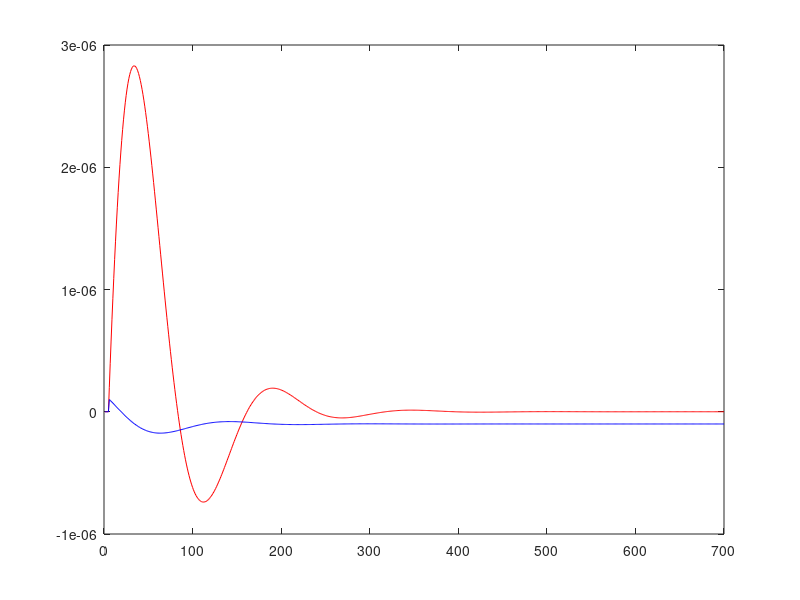

The MATLAB source for this figure:
% *** модель PLL для m50 ***
% *** пропорциональный усилитель ***

clear all;

T = 700; %длительность моделирования
dp_ref_noise = 25.0e-9; %[сек]  - амплитуда случайных колебаний фазы опрного сигнала
tt = 100.0e-3;  %[сек] - максимальная случайная задержка выдачи управляющего напряжения на VCO  

%параметры  компонентов
kf = 2.0e-7;  % [1/В]коэффициент преобразования напряжения в отклонение частоты VCO
kv = 5.0e+6;   % [В/сек] коэффициент преобразования отклонения фазы в управляющее напряжение
              % выбран так, чтобы отклонение фазы за секунду
              % компенсировалось полностью
              % для компенсации отклонения в 1е-9 сек - надо изменить частоту на 1е-9
              % тогда k= kv*kf = 1; kv = 1/kf = 1/2.0e-7 = 5e+6 
k = kv * kf;    % =1 - коэффициент передачи разность фаз [сек] - управл. напряжение [В] - отклонение частоты относительное []  

%праметры управления
a = 1.5;        % [] коэффициент усиления пропорционального усилителя

%начальные значения
df_ref = 0;   % [Гц] отклонение частоты опорного сигнала от идеального сигнала 1Гц
dp_ref = 0;   % [сек] отклонение фазы опорного сигнала от идеального сигнала 1Гц
df_vco = 0;   % [Гц] отклонение частоты генератора от идеального сигнала 1Гц
dp_vco = 0;   % [сек] отклонение фазы генератора от идеального сигнала 1Гц
x = dp_ref - dp_vco;

time = 1:T;    % массив отсчетов времени
dphase = 1:T;  % массив отчетов разности фаз
dfreq = 1:T;  % массив отчетов разности частот

alpha = 3.0e-2;         % коэффициэнт усилителя.
beta = alpha / 16;      % коэффициэнт усилителя.
gamma = beta;

c = [ 0 0 ];
z = 0;
x = [ 0 0 0 ];
y = [ 0 0 ];

sigma_ref = 68e-9       % измерянное осцилографом

%моделирование
for t = 1:T   % время  [sec]
    %начало секунды
    %y = x * a;          % управляющее напряжение VCO 
    
    % ---------- Фильтр -----------
     
     %c(2) = beta * x(1) + c(1);
     %y(2) = alpha * x(1) + c(2);          % управляющее напряжение VCO 
     %c(1) = c(2);
     
    %---------------------------------
    % ПИД регулятор.
    
    y(2) = (alpha + beta + gamma)*x(3) - (alpha + 2*gamma)*x(2) + gamma*x(3) + y(1);
    %y(2) = (alpha + beta)*x(1) - alpha*x(2) + y(1);
    y(1) = y(2);
    
    
    df_vco = k * y(2);     % установлено новое отклонение частоты
    dp_ref = dp_ref + df_ref; %+ normrnd(0, sigma_ref);  % набег фазы опорного сигнала за 1 сек из-за отклонения частоты
    dp_ref = dp_ref + df_ref; % + unifrnd(-dp_ref_noise, +dp_ref_noise);  % набег фазы опорного сигнала за 1 сек из-за отклонения частоты     
    dp_vco = dp_vco + df_vco; % * (1 - unifrnd(0, tt));  % набег фазы генератора за 1 сек из-за отклонения частоты 
    % в конце секунды 
    z =  dp_ref - dp_vco;       % фазовый детектор запоминает разность фаз в сек для следующей секунды вычислений

% Условие на знак разности фаз закомментировано

    % Условие на знак разности фаз.
%    if z < 0
%         x = [x(2:end) x(3)]      % Конкаттерация вектора. В начало добавляем предидущий элемент
%         dphase(t) = x(1);
%    else
          x = [x(2:end) z]         % Конкаттенация вектора. В начало добавляем вновь вычисленный элемент.
          dphase(t) = z;
%    end
    
    dfreq(t)=df_ref - df_vco;
   
    if t >= 5
        df_ref = 1.0e-7; % скачок частоты на 10-й секунде
    else
    end 
end

%вывод результатов
figure(2);
hold off;
plot(time, dphase, 'r');  % ошибка по фазе - красная 
hold on;
plot(time, dfreq,'b');  % ошибка по частоте - синяя










